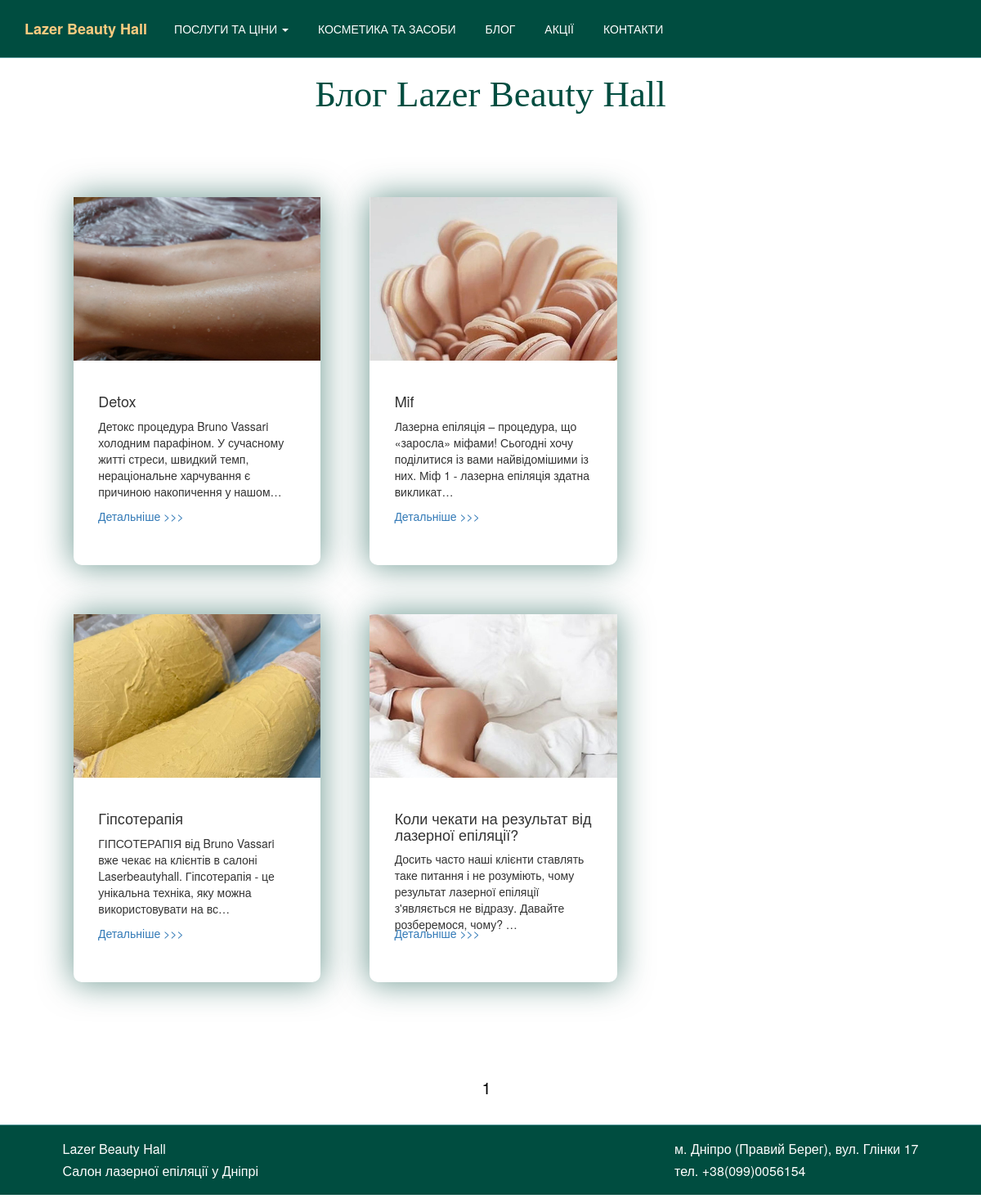
Screenshot of /blog/ with the database file from the repository.
### Blog/models.py (models this page shows, shortened)
class Blog(models.Model):
    name = models.CharField(max_length=200)
    description = models.TextField()
    icon = models.ForeignKey(Icon, on_delete=models.SET_NULL, null=True)
    class Meta:
        ordering = ['name']

### Salon1/models.py (models this page shows, shortened)
class Icon(models.Model):
    name = models.CharField(max_length=100)
    icon = models.ImageField(upload_to="Product_shop/static/icons")
    base64 = models.TextField(blank=True)

### Salon1/views.py (the view)
# urls.py: path("blog/", blog, name="blog"),
def blog(request):
    blogs = Blog.objects.all()
    paginator = Paginator(blogs, 9)
    page_number = request.GET.get('page')
    page_obj = paginator.get_page(page_number)
    return render(template_name="blog.html", request=request, context={"blogs": blogs,
                                                                       "type_service": type_service,
                                                                       "page_obj": page_obj})

### Salon1/models.py (called while the page is built)
    def __str__(self):
        return f"{self.name}"

### templates/blog.html (shortened to what this page needs)
{% extends 'base_1.html' %}
{% load static %}
{% block content %}
<div class="title-price">
    <h1 class="title-price-h">Блог Lazer Beauty Hall</h1>
</div>
<div class="card1">
    {% for element in page_obj %}
    <div class="card-blog">
        <div class="img-blog-conteiner">
            <a href="http://127.0.0.1:8000/blog/about_product/{{ element.id }}">
            <img class="img-blog">
                </a>
        </div>
        <div class="blog-text-conteiner-all">
            <div class="blog-text-conteiner">
                <div>
                    <h4>{{ element.name }}</h4>
                </div>
                <div>
                    <p>{{ element.description|truncatechars:150 }}</p>
                </div>
            </div>
        </div>
        <div>
            <div class="btn-blogs">
                <a href="http://127.0.0.1:8000/blog/product/about_product/{{ element.id }}">Детальніше >>></a>
            </div>
        </div>
    </div>
    {% endfor %}
</div>
<div>
    <nav class="list-pages">
        <ul>
            {% for p in page_obj.paginator.page_range %}
            {% if page_obj.number == p %}
            <li class="page-num page-num-selected">{{ p }}</li>
            {% else %}
            <li class="page-num">
                <a href="?page={{ p }}">{{ p }}</a>
            </li>
            {% endif %}
            {% endfor %}
        </ul>
    </nav>
</div>
{% endblock %}

### templates/base_1.html (shortened to what this page needs)
<!DOCTYPE html>
{% load static %}
<html>
<body>
<head>
    <link rel="stylesheet" href="http://maxcdn.bootstrapcdn.com/bootstrap/3.3.7/css/bootstrap.min.css">
    <link type="text/css" href="{% static 'css/1_40.css' %}" rel="stylesheet"/>
</head>
<header>
    <div>
        <nav class="navbar navbar-default navigation-clean-button">
            <div class="container">
                <div class="navbar-header"><a class="navbar-brand" href="http://127.0.0.1:8000/">Lazer Beauty Hall</a>
                </div>
                <div class="collapse navbar-collapse" id="navcol-1">
                    <ul class="nav navbar-nav">
                        <li class="dropdown"><a class="dropdown-toggle" data-toggle="dropdown" aria-expanded="false"
                                                href="#">ПОСЛУГИ ТА ЦІНИ <span class="caret"></span></a>
                        </li>
                        <li role="presentation"><a href="http://127.0.0.1:8000/shop/all/all">КОСМЕТИКА ТА ЗАСОБИ</a></li>
                        <li role="presentation"><a href="http://127.0.0.1:8000/blog">БЛОГ</a></li>
                        <li role="presentation"><a href="http://127.0.0.1:8000/promoution">АКЦІЇ</a></li>
                        <li role="presentation"><a href="http://127.0.0.1:8000/contacts">КОНТАКТИ</a></li>
                    </ul>
                </div>
            </div>
        </nav>
    </div>
</header>
<div class="main_context">
{% block content %}
{% endblock %}
</div>
<footer>
    <nav class="navbar navbar-default navigation-clean-button">
        <div class="foot-left">
        <h4 class="footer-h">Lazer Beauty Hall</h4>
        <h4 class="footer-h">Салон лазерної епіляції у Дніпрі</h4>
            </div>
        <div class="foot-right">
            <h4 class="footer-h">м. Дніпро (Правий Берег), вул. Глінки 17</h4>
            <h4 class="footer-h">тел. +38(099)0056154</h4>
        </div>
    </nav>
</footer>
</body>
</html>

### Salon1/static/css/1_40.css (style rules this page uses)
body { position: relative; }
header { background-color: #eee; position: sticky; top: 0; z-index: 10; border-bottom: 1px solid CadetBlue; width: 100%; }
.navigation-clean-button { background: #004d40; padding-top:10px; padding-bottom:10px; color: #ffcc80; border-radius:0; box-shadow:none; border:none; margin-bottom:0; }
.navigation-clean-button .navbar-brand { font-weight:bold; color:inherit; }
.navigation-clean-button .navbar-collapse, .navigation-clean-button .navbar-form { border-top-color:#ddd; }
.navigation-clean-button.navbar .navbar-nav > li > a { padding-left:18px; padding-right:18px; }
.navigation-clean-button.navbar-default .navbar-nav > li > a { color: white; }
.footer-h { color: white; font-size: 16px; }
.title-price { text-align: center; }
.main_context { width: 100%; }
footer { border-top: 1px solid CadetBlue; bottom: 10px; position: relative; }
footer nav { display: flex; flex-wrap: wrap; justify-content: space-between; }
.foot-left { position: relative; }
.foot-right { position: relative; padding-left: 50px; }
.title-price-h { font-family: 'Monotype Corsiva', cursive; font-size: 45px; color: #004d40; }
.card1 { display: flex; flex-wrap: wrap; padding: 5%; position: relative; }
.list-pages { text-align: center; margin: 0 0 30px 0; }
.list-pages ul { margin: 20px 0 0 0; padding: 0; list-style: none; }
.list-pages ul li { display: inline-block; margin: 0 10px 0 0; }
.list-pages .page-num, .page-num-selected { display: inline-block; width: 44px; height: 44px; padding: 5px 0 0 0; border: 1px solid #d0d0d0; border-radius: 30px; }
.list-pages .page-num-selected { border: none; color: #000; font-size: 20px; }
.card-blog { width: 28%; min-width: 300px; margin: 30px; height: 450px; box-shadow: 0px 0px 39px 2px rgba(0,77,64,0.55); border-radius: 10px; border: none; }
.img-blog { max-width: 100%; }
.blog-text-conteiner { padding: 10%; }
.img-blog-conteiner { text-align: center; height: 200px; overflow: hidden; position: relative; }
.blog-text-conteiner-all { position: relative; height: 40%; }
.btn-blogs { position: relative; margin-left: 30px; margin-bottom: 30px; }

### rows the page displays
Blog: name "Detox", description "Детокс процедура Bruno Vassari холодним парафіном. У сучасному житті стреси, швидкий темп, нераціональне харчування є причиною накопичення у нашом…"
Blog: icon.base64 (picture), name "Mif", description "Лазерна епіляція – процедура, що «заросла» міфами! Сьогодні хочу поділитися із вами найвідомішими із них. Міф 1 - лазерна епіляція здатна викликат…"
Blog: name "Гіпсотерапія", description "ГІПСОТЕРАПІЯ від Bruno Vassari вже чекає на клієнтів в салоні Laserbeautyhall. Гіпсотерапія - це унікальна техніка, яку можна використовувати на вс…"
Blog: name "Коли чекати на результат від лазерної епіляції?", description "Досить часто наші клієнти ставлять таке питання і не розуміють, чому результат лазерної епіляції з'являється не відразу. Давайте розберемося, чому? …"

### other values shown
{{ p }} "1"
